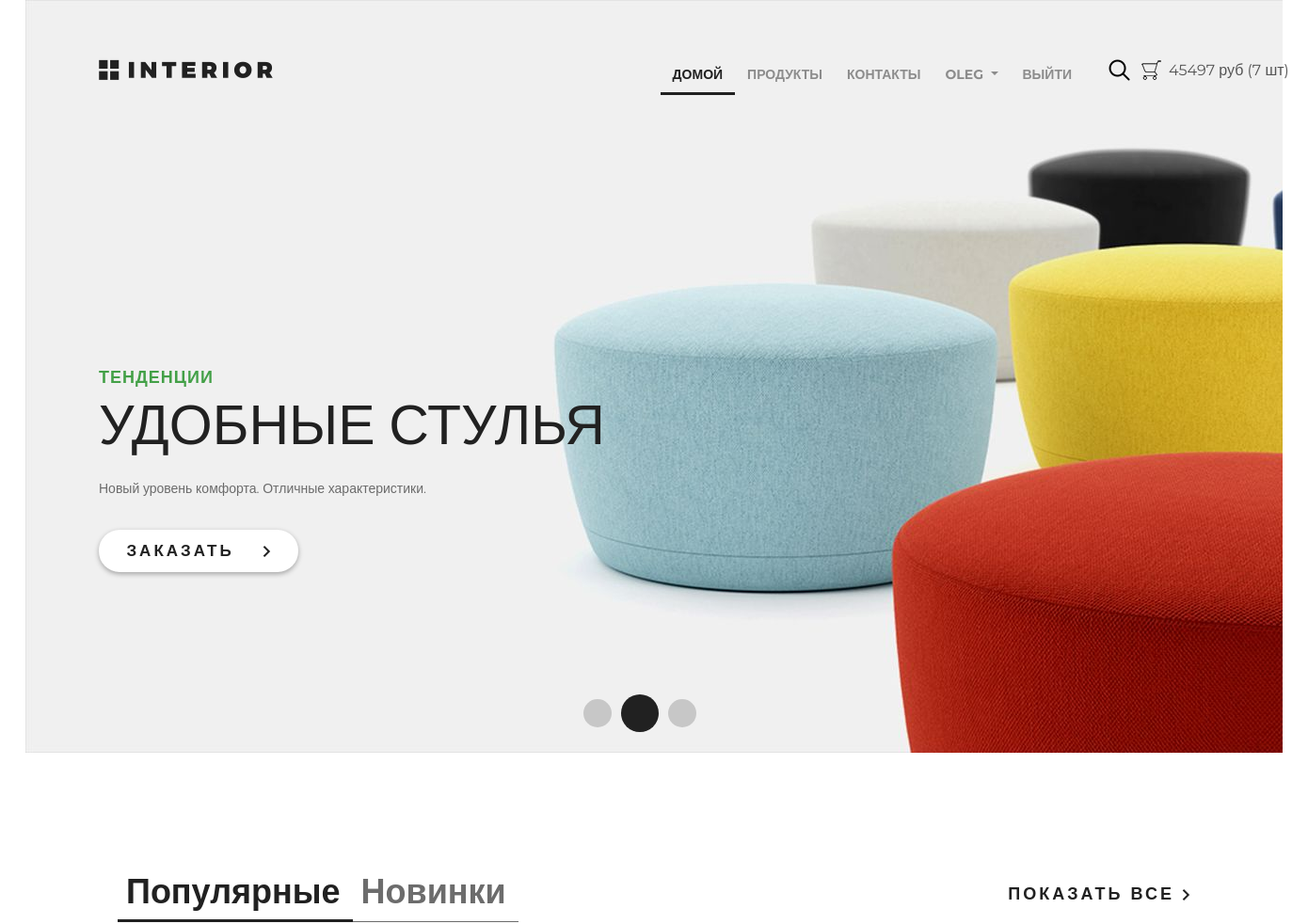
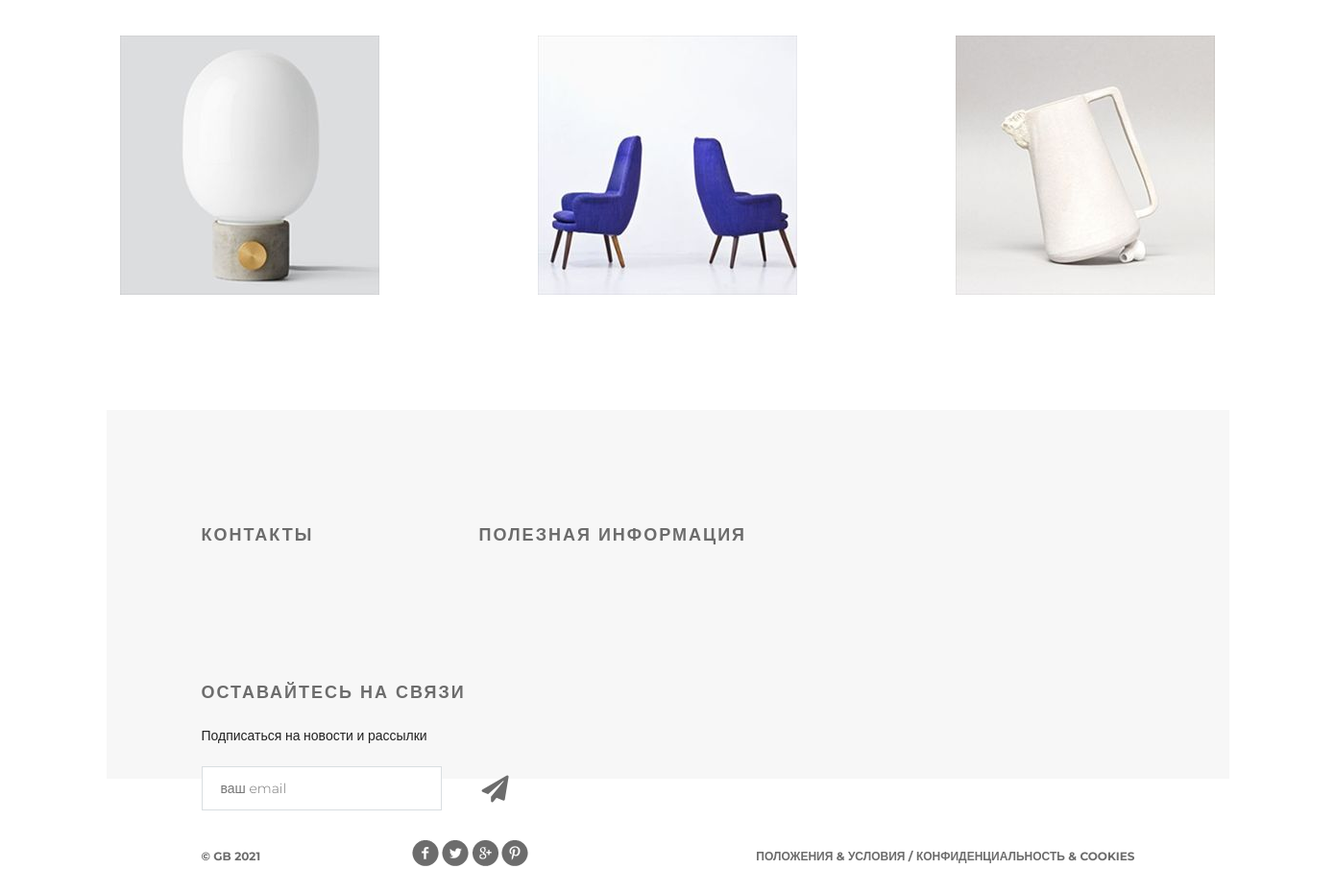
Screenshot of / (signed in) with the database file from the repository (2 pictures, top to bottom).
### authnapp/models.py (models this page shows, shortened)
class ShopUser(AbstractUser):
    avatar = models.ImageField(upload_to="users_avatars", blank=True)
    age = models.PositiveIntegerField(verbose_name="возраст", default=18)
    activation_key = models.CharField(verbose_name="ключ подтверждения", max_length=128, blank=True)
    activation_key_expires = models.DateTimeField(
        verbose_name="актуальность ключа", default=(now() + timedelta(hours=48))
    )

### basketapp/models.py (models this page shows, shortened)
class Basket(models.Model):
    user = models.ForeignKey(settings.AUTH_USER_MODEL, on_delete=models.CASCADE, related_name="basket")
    product = models.ForeignKey(Product, on_delete=models.CASCADE)
    quantity = models.PositiveIntegerField(verbose_name="количество", default=0)
    add_datetime = models.DateTimeField(verbose_name="время добавления", auto_now_add=True)
    @property
    def product_cost(self):
        return self.product.price * self.quantity
    @property
    def total_quantity(self):
        _items = Basket.objects.filter(user=self.user)
        _totalquantity = sum(list(map(lambda x: x.quantity, _items)))
        return _totalquantity
    @property
    def total_cost(self):
        _items = Basket.objects.filter(user=self.user)
        _totalcost = sum(list(map(lambda x: x.product_cost, _items)))
        return _totalcost

### mainapp/models.py (models this page shows, shortened)
class Product(models.Model):
    category = models.ForeignKey(ProductCategory, on_delete=models.CASCADE)
    name = models.CharField(verbose_name="имя продукта", max_length=128)
    image = models.ImageField(upload_to="products_images", blank=True)
    short_desc = models.CharField(verbose_name="краткое описание продукта", max_length=60, blank=True)
    description = models.TextField(verbose_name="описание продукта", blank=True)
    price = models.DecimalField(verbose_name="цена продукта", max_digits=8, decimal_places=2, default=0)
    quantity = models.PositiveIntegerField(verbose_name="количество на складе", default=0)
    is_active = models.BooleanField(verbose_name="продукт активен", default=True)

### mainapp/views.py (the view)
# urls.py: re_path(r"^$", mainapp.main, name="main"),
def main(request):
    title = "главная"
    products = Product.objects.filter(is_active=True, category__is_active=True)[:3]
    content = {"title": title, "products": products, "media_url": settings.MEDIA_URL}
    return render(request, "mainapp/index.html", content)

### mainapp/context_processors.py (called while the page is built)
def basket(request):
    print("context processor basket works")
    basket = []
    if request.user.is_authenticated:
        basket = Basket.objects.filter(user=request.user)
    return {
        "basket": basket,
    }

### mainapp/templates/mainapp/index.html (shortened to what this page needs)
{% extends 'mainapp/base.html' %}
{% load staticfiles %}
{% block menu %}
<div class="slider">
    <div class="header clearfix">
        {% include 'mainapp/includes/inc_menu.html' %}
    </div>
    <div class="text-slider">
        <h3 class="green">тенденции</h3>
        <h3 class="big"> удобные стулья</h3>
        <p>Новый уровень комфорта. Отличные характеристики.</p>
        <a href="#" class="button-order">
            заказать
            <img src="{% static 'img/arrow.png' %}" alt="">
        </a>
    </div>
    <div class="navi">
        <a href="#"></a><a href="#"></a><a href="#"></a>
    </div>
</div>
{% endblock %}
{% block content %}
<div class="featured">
    <div class="featured-menu">
        <a class="active" href="#">Популярные</a><a href="#">Новинки</a>
    </div>
    <a class="explore" href="#">показать все <img src="{% static 'img/arrow.png' %}" alt=""></a>
    <div class="clearfix">
    </div>
    <div class="tab-content">
        {% for product in products %}
        <div class="block">
            <a href="{{ product.image }}"><img src="{{ media_url }}{{ product.image }}" alt="{{ product.short_desc }}">
            </a>
        </div>
        {% endfor %}
    </div>
</div>
<div class="clr"></div>
{% endblock %}

### mainapp/templates/mainapp/includes/inc_menu.html (shortened to what this page needs)
<a href="{% url 'main' %}" class="logo"></a>
<ul class="menu">
    <li>
        <a href="{% url 'main' %}" class="{% if request.resolver_match.url_name == 'main' %}active{% endif %}">
            домой
        </a>
    </li>
    <li>
        <a href="{% url 'products:index' %}"
            class="{% if request.resolver_match.namespace == 'products' %}active{% endif %}">
            продукты
        </a>
    </li>
    <li>
        <a href="{% url 'contact' %}" class="{% if request.resolver_match.url_name == 'contact' %}active{% endif %}">
            контакты
        </a>
    </li>
    {% if user.is_authenticated %}
    <li>
        <div class="dropdown">
            <a class="dropdown-toggle" href="" data-toggle="dropdown" id="dropdownMenuButton" aria-haspopup="true"
                aria-expanded="false">
                {{ user.first_name|default:'Пользователь' }}
            </a>
        </div>
    </li>
    {% endif %}
    <li>
        {% if user.is_authenticated %}
        <a href="{% url 'auth:logout' %}">выйти</a>
        {% else %}
        <a href="{% url 'auth:login' %}">войти</a>
        {% endif %}
    </li>
</ul>
<a href="#" class="search"></a>
<a href="{% url 'basket:view' %}" class="basket">
    <span>
        {% if basket %}
        {{ basket.0.total_cost|floatformat:0 }} руб ({{ basket.0.total_quantity }} шт)
        {% endif %}
    </span>
</a>

### static/style.css (style rules this page uses)
* { margin: 0; padding: 0; }
body { font-family: 'Montserrat', sans-serif; }
html, body { height: 100%; }
.clr { height: 384px; }
.slider { height: 800px; background-image: url(/static/img/slider.jpg); padding-left: 78px; padding-right: 211px; position: relative; }
.logo { background-image: url(/static/img/logo.png); margin-top: 63px; width: 185px; height: 22px; float: left; }
.menu { list-style-type: none; margin-top: 67px; float: right; }
.menu li { float: left; }
.menu a { color: #8c8c8c; font-size: 14px; font-weight: 700; text-align: right; text-transform: uppercase; text-decoration: none; padding: 10px 13px; }
.menu .active { color: #212121; font-weight: 700; border-bottom: 3px solid #212121; }
.search { display: block; width: 23px; height: 23px; background-image: url(/static/img/search.png); position: absolute; top: 63px; left: 1151px; }
.basket { display: block; width: 23px; height: 23px; background-image: url(/static/img/basket.png); position: absolute; top: 63px; left: 1185px; text-decoration: none; color: #555; }
.basket span { display: block; margin-left: 30px; width: 150px; }
.clearfix:after { content: ""; display: block; clear: both; }
.text-slider { margin-top: 288px; position: absolute; }
.text-slider p { color: #6c6c6c; font-size: 14px; text-align: left; width: 458px; line-height: 24px; }
.button-order { background-color: #ffffff; box-shadow: 0px 2px 4.85px 0.15px rgba(33, 33, 33, 0.35); width: 212px; height: 45px; display: block; text-transform: uppercase; text-align: center; border-radius: 22px; text-decoration: none; color: #212121; font-size: 17px; font-weight: 700; line-height: 45px; margin-top: 32px; letter-spacing: 3px; }
.button-order img { padding-left: 22px; }
.green { text-transform: uppercase; color: #43a047; font-size: 18px; font-weight: 700; text-align: left; margin-bottom: 22px; line-height: 13px; letter-spacing: 1px; }
.big { color: #212121; font-size: 59px; line-height: 43px; text-transform: uppercase; font-weight: 100; margin-bottom: 34px; }
.navi { position: absolute; bottom: 22px; right: 618px; display: flex; width: 130px; height: 40px; justify-content: space-between; align-items: center; }
.navi a { display: block; width: 30px; height: 30px; border-radius: 50%; background-color: rgba(33, 33, 33, 0.2); float: left; margin: 0px 5px; }
.navi a:nth-child(2) { display: block; width: 40px; height: 40px; border-radius: 50%; background-color: #212121; float: left; margin: 0px; }
.featured { padding-left: 98px; padding-right: 98px; }
.featured-menu { margin-top: 120px; width: 300px; height: 49px; float: left; }
.featured-menu a { color: #6c6c6c; font-size: 36px; font-weight: 700; text-align: left; text-decoration: none; border-bottom: 1px solid #6c6c6c; padding-bottom: 10px; padding-right: 13px; padding-left: 9px; }
.featured-menu .active { font-size: 36px; font-weight: 700; text-align: left; color: #212121; border-bottom: 3px solid #212121; padding-bottom: 8px; }
.explore { text-transform: uppercase; color: #212121; font-size: 18px; font-weight: 700; line-height: 24px; text-align: center; float: right; margin-top: 138px; letter-spacing: 3px; text-decoration: none; }
.tab-content { margin-top: 50px; display: flex; justify-content: space-between; margin-bottom: 120px; }
.tab-content .block { height: 270px; width: 270px; position: relative; }

### rows the page displays
ShopUser: first_name "OLEG"
Basket: user+product+quantity "45497", user+quantity "7"
Product: image (picture)
Product: image (picture)
Product: image (picture)
